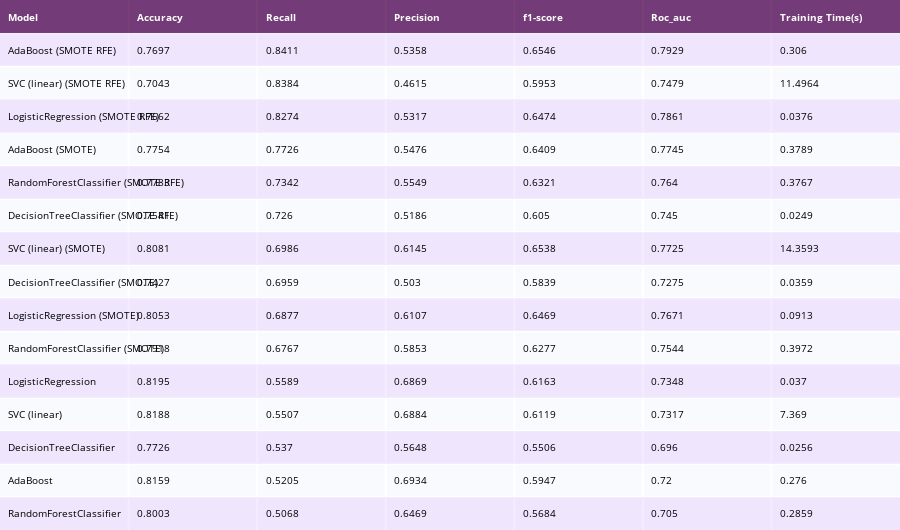

Source (notebook cell):
### Code cell
sorted_df = performances_df.sort_values(by=['Recall'], ascending=False)
colorscale = [[0, '#4d004c'],[.5, '#f2e5ff'],[1, '#ffffff']]

table = ff.create_table(np.round(sorted_df, 4), colorscale=colorscale)
table.layout.font.size = 10

# for i in range(len(table.layout.annotations)):
#     if i == 0:
#         table.layout.annotations[i].font.size = 10
#     else:
#         table.layout.annotations[i].align = 'left'
plotly_py.iplot(table)

### Figure 1 — Plotly figure (JSON) as saved in the notebook; plotly's stock layout.template omitted (floating-point values rounded to 4 significant figures)
{"data": [{"colorscale": [[0, "#4d004c"], [0.5, "#f2e5ff"], [1, "#ffffff"]], "hoverinfo": "none", "opacity": 0.75, "showscale": false, "type": "heatmap", "z": [[0, 0, 0, 0, 0, 0, 0], [0.5, 0.5, 0.5, 0.5, 0.5, 0.5, 0.5], [1, 1, 1, 1, 1, 1, 1], [0.5, 0.5, 0.5, 0.5, 0.5, 0.5, 0.5], [1, 1, 1, 1, 1, 1, 1], [0.5, 0.5, 0.5, 0.5, 0.5, 0.5, 0.5], [1, 1, 1, 1, 1, 1, 1], [0.5, 0.5, 0.5, 0.5, 0.5, 0.5, 0.5], [1, 1, 1, 1, 1, 1, 1], [0.5, 0.5, 0.5, 0.5, 0.5, 0.5, 0.5], [1, 1, 1, 1, 1, 1, 1], [0.5, 0.5, 0.5, 0.5, 0.5, 0.5, 0.5], [1, 1, 1, 1, 1, 1, 1], [0.5, 0.5, 0.5, 0.5, 0.5, 0.5, 0.5], [1, 1, 1, 1, 1, 1, 1], [0.5, 0.5, 0.5, 0.5, 0.5, 0.5, 0.5]]}], "layout": {"annotations": [{"align": "left", "font": {"color": "#ffffff"}, "showarrow": false, "text": "<b>Model</b>", "x": -0.45, "xanchor": "left", "xref": "x", "y": 0, "yref": "y"}, {"align": "left", "font": {"color": "#ffffff"}, "showarrow": false, "text": "<b>Accuracy</b>", "x": 0.55, "xanchor": "left", "xref": "x", "y": 0, "yref": "y"}, {"align": "left", "font": {"color": "#ffffff"}, "showarrow": false, "text": "<b>Recall</b>", "x": 1.55, "xanchor": "left", "xref": "x", "y": 0, "yref": "y"}, {"align": "left", "font": {"color": "#ffffff"}, "showarrow": false, "text": "<b>Precision</b>", "x": 2.55, "xanchor": "left", "xref": "x", "y": 0, "yref": "y"}, {"align": "left", "font": {"color": "#ffffff"}, "showarrow": false, "text": "<b>f1-score</b>", "x": 3.55, "xanchor": "left", "xref": "x", "y": 0, "yref": "y"}, {"align": "left", "font": {"color": "#ffffff"}, "showarrow": false, "text": "<b>Roc_auc</b>", "x": 4.55, "xanchor": "left", "xref": "x", "y": 0, "yref": "y"}, {"align": "left", "font": {"color": "#ffffff"}, "showarrow": false, "text": "<b>Training Time(s)</b>", "x": 5.55, "xanchor": "left", "xref": "x", "y": 0, "yref": "y"}, {"align": "left", "font": {"color": "#000000"}, "showarrow": false, "text": "AdaBoost (SMOTE RFE)", "x": -0.45, "xanchor": "left", "xref": "x", "y": 1, "yref": "y"}, {"align": "left", "font": {"color": "#000000"}, "showarrow": false, "text": "0.7697", "x": 0.55, "xanchor": "left", "xref": "x", "y": 1, "yref": "y"}, {"align": "left", "font": {"color": "#000000"}, "showarrow": false, "text": "0.8411", "x": 1.55, "xanchor": "left", "xref": "x", "y": 1, "yref": "y"}, {"align": "left", "font": {"color": "#000000"}, "showarrow": false, "text": "0.5358", "x": 2.55, "xanchor": "left", "xref": "x", "y": 1, "yref": "y"}, {"align": "left", "font": {"color": "#000000"}, "showarrow": false, "text": "0.6546", "x": 3.55, "xanchor": "left", "xref": "x", "y": 1, "yref": "y"}, {"align": "left", "font": {"color": "#000000"}, "showarrow": false, "text": "0.7929", "x": 4.55, "xanchor": "left", "xref": "x", "y": 1, "yref": "y"}, {"align": "left", "font": {"color": "#000000"}, "showarrow": false, "text": "0.306", "x": 5.55, "xanchor": "left", "xref": "x", "y": 1, "yref": "y"}, {"align": "left", "font": {"color": "#000000"}, "showarrow": false, "text": "SVC (linear) (SMOTE RFE)", "x": -0.45, "xanchor": "left", "xref": "x", "y": 2, "yref": "y"}, {"align": "left", "font": {"color": "#000000"}, "showarrow": false, "text": "0.7043", "x": 0.55, "xanchor": "left", "xref": "x", "y": 2, "yref": "y"}, {"align": "left", "font": {"color": "#000000"}, "showarrow": false, "text": "0.8384", "x": 1.55, "xanchor": "left", "xref": "x", "y": 2, "yref": "y"}, {"align": "left", "font": {"color": "#000000"}, "showarrow": false, "text": "0.4615", "x": 2.55, "xanchor": "left", "xref": "x", "y": 2, "yref": "y"}, {"align": "left", "font": {"color": "#000000"}, "showarrow": false, "text": "0.5953", "x": 3.55, "xanchor": "left", "xref": "x", "y": 2, "yref": "y"}, {"align": "left", "font": {"color": "#000000"}, "showarrow": false, "text": "0.7479", "x": 4.55, "xanchor": "left", "xref": "x", "y": 2, "yref": "y"}, {"align": "left", "font": {"color": "#000000"}, "showarrow": false, "text": "11.4964", "x": 5.55, "xanchor": "left", "xref": "x", "y": 2, "yref": "y"}, {"align": "left", "font": {"color": "#000000"}, "showarrow": false, "text": "LogisticRegression (SMOTE RFE)", "x": -0.45, "xanchor": "left", "xref": "x", "y": 3, "yref": "y"}, {"align": "left", "font": {"color": "#000000"}, "showarrow": false, "text": "0.7662", "x": 0.55, "xanchor": "left", "xref": "x", "y": 3, "yref": "y"}, {"align": "left", "font": {"color": "#000000"}, "showarrow": false, "text": "0.8274", "x": 1.55, "xanchor": "left", "xref": "x", "y": 3, "yref": "y"}, {"align": "left", "font": {"color": "#000000"}, "showarrow": false, "text": "0.5317", "x": 2.55, "xanchor": "left", "xref": "x", "y": 3, "yref": "y"}, {"align": "left", "font": {"color": "#000000"}, "showarrow": false, "text": "0.6474", "x": 3.55, "xanchor": "left", "xref": "x", "y": 3, "yref": "y"}, {"align": "left", "font": {"color": "#000000"}, "showarrow": false, "text": "0.7861", "x": 4.55, "xanchor": "left", "xref": "x", "y": 3, "yref": "y"}, {"align": "left", "font": {"color": "#000000"}, "showarrow": false, "text": "0.0376", "x": 5.55, "xanchor": "left", "xref": "x", "y": 3, "yref": "y"}, {"align": "left", "font": {"color": "#000000"}, "showarrow": false, "text": "AdaBoost (SMOTE)", "x": -0.45, "xanchor": "left", "xref": "x", "y": 4, "yref": "y"}, {"align": "left", "font": {"color": "#000000"}, "showarrow": false, "text": "0.7754", "x": 0.55, "xanchor": "left", "xref": "x", "y": 4, "yref": "y"}, {"align": "left", "font": {"color": "#000000"}, "showarrow": false, "text": "0.7726", "x": 1.55, "xanchor": "left", "xref": "x", "y": 4, "yref": "y"}, {"align": "left", "font": {"color": "#000000"}, "showarrow": false, "text": "0.5476", "x": 2.55, "xanchor": "left", "xref": "x", "y": 4, "yref": "y"}, {"align": "left", "font": {"color": "#000000"}, "showarrow": false, "text": "0.6409", "x": 3.55, "xanchor": "left", "xref": "x", "y": 4, "yref": "y"}, {"align": "left", "font": {"color": "#000000"}, "showarrow": false, "text": "0.7745", "x": 4.55, "xanchor": "left", "xref": "x", "y": 4, "yref": "y"}, {"align": "left", "font": {"color": "#000000"}, "showarrow": false, "text": "0.3789", "x": 5.55, "xanchor": "left", "xref": "x", "y": 4, "yref": "y"}, {"align": "left", "font": {"color": "#000000"}, "showarrow": false, "text": "RandomForestClassifier (SMOTE RFE)", "x": -0.45, "xanchor": "left", "xref": "x", "y": 5, "yref": "y"}, {"align": "left", "font": {"color": "#000000"}, "showarrow": false, "text": "0.7783", "x": 0.55, "xanchor": "left", "xref": "x", "y": 5, "yref": "y"}, {"align": "left", "font": {"color": "#000000"}, "showarrow": false, "text": "0.7342", "x": 1.55, "xanchor": "left", "xref": "x", "y": 5, "yref": "y"}, {"align": "left", "font": {"color": "#000000"}, "showarrow": false, "text": "0.5549", "x": 2.55, "xanchor": "left", "xref": "x", "y": 5, "yref": "y"}, {"align": "left", "font": {"color": "#000000"}, "showarrow": false, "text": "0.6321", "x": 3.55, "xanchor": "left", "xref": "x", "y": 5, "yref": "y"}, {"align": "left", "font": {"color": "#000000"}, "showarrow": false, "text": "0.764", "x": 4.55, "xanchor": "left", "xref": "x", "y": 5, "yref": "y"}, {"align": "left", "font": {"color": "#000000"}, "showarrow": false, "text": "0.3767", "x": 5.55, "xanchor": "left", "xref": "x", "y": 5, "yref": "y"}, {"align": "left", "font": {"color": "#000000"}, "showarrow": false, "text": "DecisionTreeClassifier (SMOTE RFE)", "x": -0.45, "xanchor": "left", "xref": "x", "y": 6, "yref": "y"}, {"align": "left", "font": {"color": "#000000"}, "showarrow": false, "text": "0.7541", "x": 0.55, "xanchor": "left", "xref": "x", "y": 6, "yref": "y"}, {"align": "left", "font": {"color": "#000000"}, "showarrow": false, "text": "0.726", "x": 1.55, "xanchor": "left", "xref": "x", "y": 6, "yref": "y"}, {"align": "left", "font": {"color": "#000000"}, "showarrow": false, "text": "0.5186", "x": 2.55, "xanchor": "left", "xref": "x", "y": 6, "yref": "y"}, {"align": "left", "font": {"color": "#000000"}, "showarrow": false, "text": "0.605", "x": 3.55, "xanchor": "left", "xref": "x", "y": 6, "yref": "y"}, {"align": "left", "font": {"color": "#000000"}, "showarrow": false, "text": "0.745", "x": 4.55, "xanchor": "left", "xref": "x", "y": 6, "yref": "y"}, {"align": "left", "font": {"color": "#000000"}, "showarrow": false, "text": "0.0249", "x": 5.55, "xanchor": "left", "xref": "x", "y": 6, "yref": "y"}, {"align": "left", "font": {"color": "#000000"}, "showarrow": false, "text": "SVC (linear) (SMOTE)", "x": -0.45, "xanchor": "left", "xref": "x", "y": 7, "yref": "y"}, {"align": "left", "font": {"color": "#000000"}, "showarrow": false, "text": "0.8081", "x": 0.55, "xanchor": "left", "xref": "x", "y": 7, "yref": "y"}, {"align": "left", "font": {"color": "#000000"}, "showarrow": false, "text": "0.6986", "x": 1.55, "xanchor": "left", "xref": "x", "y": 7, "yref": "y"}, {"align": "left", "font": {"color": "#000000"}, "showarrow": false, "text": "0.6145", "x": 2.55, "xanchor": "left", "xref": "x", "y": 7, "yref": "y"}, {"align": "left", "font": {"color": "#000000"}, "showarrow": false, "text": "0.6538", "x": 3.55, "xanchor": "left", "xref": "x", "y": 7, "yref": "y"}, {"align": "left", "font": {"color": "#000000"}, "showarrow": false, "text": "0.7725", "x": 4.55, "xanchor": "left", "xref": "x", "y": 7, "yref": "y"}, {"align": "left", "font": {"color": "#000000"}, "showarrow": false, "text": "14.3593", "x": 5.55, "xanchor": "left", "xref": "x", "y": 7, "yref": "y"}, {"align": "left", "font": {"color": "#000000"}, "showarrow": false, "text": "DecisionTreeClassifier (SMOTE)", "x": -0.45, "xanchor": "left", "xref": "x", "y": 8, "yref": "y"}, {"align": "left", "font": {"color": "#000000"}, "showarrow": false, "text": "0.7427", "x": 0.55, "xanchor": "left", "xref": "x", "y": 8, "yref": "y"}, {"align": "left", "font": {"color": "#000000"}, "showarrow": false, "text": "0.6959", "x": 1.55, "xanchor": "left", "xref": "x", "y": 8, "yref": "y"}, {"align": "left", "font": {"color": "#000000"}, "showarrow": false, "text": "0.503", "x": 2.55, "xanchor": "left", "xref": "x", "y": 8, "yref": "y"}, {"align": "left", "font": {"color": "#000000"}, "showarrow": false, "text": "0.5839", "x": 3.55, "xanchor": "left", "xref": "x", "y": 8, "yref": "y"}, {"align": "left", "font": {"color": "#000000"}, "showarrow": false, "text": "0.7275", "x": 4.55, "xanchor": "left", "xref": "x", "y": 8, "yref": "y"}, {"align": "left", "font": {"color": "#000000"}, "showarrow": false, "text": "0.0359", "x": 5.55, "xanchor": "left", "xref": "x", "y": 8, "yref": "y"}, {"align": "left", "font": {"color": "#000000"}, "showarrow": false, "text": "LogisticRegression (SMOTE)", "x": -0.45, "xanchor": "left", "xref": "x", "y": 9, "yref": "y"}, {"align": "left", "font": {"color": "#000000"}, "showarrow": false, "text": "0.8053", "x": 0.55, "xanchor": "left", "xref": "x", "y": 9, "yref": "y"}, {"align": "left", "font": {"color": "#000000"}, "showarrow": false, "text": "0.6877", "x": 1.55, "xanchor": "left", "xref": "x", "y": 9, "yref": "y"}, {"align": "left", "font": {"color": "#000000"}, "showarrow": false, "text": "0.6107", "x": 2.55, "xanchor": "left", "xref": "x", "y": 9, "yref": "y"}, {"align": "left", "font": {"color": "#000000"}, "showarrow": false, "text": "0.6469", "x": 3.55, "xanchor": "left", "xref": "x", "y": 9, "yref": "y"}, {"align": "left", "font": {"color": "#000000"}, "showarrow": false, "text": "0.7671", "x": 4.55, "xanchor": "left", "xref": "x", "y": 9, "yref": "y"}, {"align": "left", "font": {"color": "#000000"}, "showarrow": false, "text": "0.0913", "x": 5.55, "xanchor": "left", "xref": "x", "y": 9, "yref": "y"}, {"align": "left", "font": {"color": "#000000"}, "showarrow": false, "text": "RandomForestClassifier (SMOTE)", "x": -0.45, "xanchor": "left", "xref": "x", "y": 10, "yref": "y"}, {"align": "left", "font": {"color": "#000000"}, "showarrow": false, "text": "0.7918", "x": 0.55, "xanchor": "left", "xref": "x", "y": 10, "yref": "y"}, {"align": "left", "font": {"color": "#000000"}, "showarrow": false, "text": "0.6767", "x": 1.55, "xanchor": "left", "xref": "x", "y": 10, "yref": "y"}, {"align": "left", "font": {"color": "#000000"}, "showarrow": false, "text": "0.5853", "x": 2.55, "xanchor": "left", "xref": "x", "y": 10, "yref": "y"}, {"align": "left", "font": {"color": "#000000"}, "showarrow": false, "text": "0.6277", "x": 3.55, "xanchor": "left", "xref": "x", "y": 10, "yref": "y"}, {"align": "left", "font": {"color": "#000000"}, "showarrow": false, "text": "0.7544", "x": 4.55, "xanchor": "left", "xref": "x", "y": 10, "yref": "y"}, {"align": "left", "font": {"color": "#000000"}, "showarrow": false, "text": "0.3972", "x": 5.55, "xanchor": "left", "xref": "x", "y": 10, "yref": "y"}, {"align": "left", "font": {"color": "#000000"}, "showarrow": false, "text": "LogisticRegression", "x": -0.45, "xanchor": "left", "xref": "x", "y": 11, "yref": "y"}, {"align": "left", "font": {"color": "#000000"}, "showarrow": false, "text": "0.8195", "x": 0.55, "xanchor": "left", "xref": "x", "y": 11, "yref": "y"}, {"align": "left", "font": {"color": "#000000"}, "showarrow": false, "text": "0.5589", "x": 1.55, "xanchor": "left", "xref": "x", "y": 11, "yref": "y"}, {"align": "left", "font": {"color": "#000000"}, "showarrow": false, "text": "0.6869", "x": 2.55, "xanchor": "left", "xref": "x", "y": 11, "yref": "y"}, {"align": "left", "font": {"color": "#000000"}, "showarrow": false, "text": "0.6163", "x": 3.55, "xanchor": "left", "xref": "x", "y": 11, "yref": "y"}, {"align": "left", "font": {"color": "#000000"}, "showarrow": false, "text": "0.7348", "x": 4.55, "xanchor": "left", "xref": "x", "y": 11, "yref": "y"}, {"align": "left", "font": {"color": "#000000"}, "showarrow": false, "text": "0.037", "x": 5.55, "xanchor": "left", "xref": "x", "y": 11, "yref": "y"}, {"align": "left", "font": {"color": "#000000"}, "showarrow": false, "text": "SVC (linear)", "x": -0.45, "xanchor": "left", "xref": "x", "y": 12, "yref": "y"}, {"align": "left", "font": {"color": "#000000"}, "showarrow": false, "text": "0.8188", "x": 0.55, "xanchor": "left", "xref": "x", "y": 12, "yref": "y"}, {"align": "left", "font": {"color": "#000000"}, "showarrow": false, "text": "0.5507", "x": 1.55, "xanchor": "left", "xref": "x", "y": 12, "yref": "y"}, {"align": "left", "font": {"color": "#000000"}, "showarrow": false, "text": "0.6884", "x": 2.55, "xanchor": "left", "xref": "x", "y": 12, "yref": "y"}, {"align": "left", "font": {"color": "#000000"}, "showarrow": false, "text": "0.6119", "x": 3.55, "xanchor": "left", "xref": "x", "y": 12, "yref": "y"}, {"align": "left", "font": {"color": "#000000"}, "showarrow": false, "text": "0.7317", "x": 4.55, "xanchor": "left", "xref": "x", "y": 12, "yref": "y"}, {"align": "left", "font": {"color": "#000000"}, "showarrow": false, "text": "7.369", "x": 5.55, "xanchor": "left", "xref": "x", "y": 12, "yref": "y"}, {"align": "left", "font": {"color": "#000000"}, "showarrow": false, "text": "DecisionTreeClassifier", "x": -0.45, "xanchor": "left", "xref": "x", "y": 13, "yref": "y"}, {"align": "left", "font": {"color": "#000000"}, "showarrow": false, "text": "0.7726", "x": 0.55, "xanchor": "left", "xref": "x", "y": 13, "yref": "y"}, {"align": "left", "font": {"color": "#000000"}, "showarrow": false, "text": "0.537", "x": 1.55, "xanchor": "left", "xref": "x", "y": 13, "yref": "y"}, {"align": "left", "font": {"color": "#000000"}, "showarrow": false, "text": "0.5648", "x": 2.55, "xanchor": "left", "xref": "x", "y": 13, "yref": "y"}, {"align": "left", "font": {"color": "#000000"}, "showarrow": false, "text": "0.5506", "x": 3.55, "xanchor": "left", "xref": "x", "y": 13, "yref": "y"}, {"align": "left", "font": {"color": "#000000"}, "showarrow": false, "text": "0.696", "x": 4.55, "xanchor": "left", "xref": "x", "y": 13, "yref": "y"}, {"align": "left", "font": {"color": "#000000"}, "showarrow": false, "text": "0.0256", "x": 5.55, "xanchor": "left", "xref": "x", "y": 13, "yref": "y"}, {"align": "left", "font": {"color": "#000000"}, "showarrow": false, "text": "AdaBoost", "x": -0.45, "xanchor": "left", "xref": "x", "y": 14, "yref": "y"}, {"align": "left", "font": {"color": "#000000"}, "showarrow": false, "text": "0.8159", "x": 0.55, "xanchor": "left", "xref": "x", "y": 14, "yref": "y"}, {"align": "left", "font": {"color": "#000000"}, "showarrow": false, "text": "0.5205", "x": 1.55, "xanchor": "left", "xref": "x", "y": 14, "yref": "y"}, {"align": "left", "font": {"color": "#000000"}, "showarrow": false, "text": "0.6934", "x": 2.55, "xanchor": "left", "xref": "x", "y": 14, "yref": "y"}, {"align": "left", "font": {"color": "#000000"}, "showarrow": false, "text": "0.5947", "x": 3.55, "xanchor": "left", "xref": "x", "y": 14, "yref": "y"}, {"align": "left", "font": {"color": "#000000"}, "showarrow": false, "text": "0.72", "x": 4.55, "xanchor": "left", "xref": "x", "y": 14, "yref": "y"}, {"align": "left", "font": {"color": "#000000"}, "showarrow": false, "text": "0.276", "x": 5.55, "xanchor": "left", "xref": "x", "y": 14, "yref": "y"}, {"align": "left", "font": {"color": "#000000"}, "showarrow": false, "text": "RandomForestClassifier", "x": -0.45, "xanchor": "left", "xref": "x", "y": 15, "yref": "y"}, {"align": "left", "font": {"color": "#000000"}, "showarrow": false, "text": "0.8003", "x": 0.55, "xanchor": "left", "xref": "x", "y": 15, "yref": "y"}, {"align": "left", "font": {"color": "#000000"}, "showarrow": false, "text": "0.5068", "x": 1.55, "xanchor": "left", "xref": "x", "y": 15, "yref": "y"}, {"align": "left", "font": {"color": "#000000"}, "showarrow": false, "text": "0.6469", "x": 2.55, "xanchor": "left", "xref": "x", "y": 15, "yref": "y"}, {"align": "left", "font": {"color": "#000000"}, "showarrow": false, "text": "0.5684", "x": 3.55, "xanchor": "left", "xref": "x", "y": 15, "yref": "y"}, {"align": "left", "font": {"color": "#000000"}, "showarrow": false, "text": "0.705", "x": 4.55, "xanchor": "left", "xref": "x", "y": 15, "yref": "y"}, {"align": "left", "font": {"color": "#000000"}, "showarrow": false, "text": "0.2859", "x": 5.55, "xanchor": "left", "xref": "x", "y": 15, "yref": "y"}], "font": {"size": 10}, "height": 530, "margin": {"b": 0, "l": 0, "r": 0, "t": 0}, "xaxis": {"dtick": 1, "gridwidth": 2, "showticklabels": false, "tick0": -0.5, "ticks": "", "zeroline": false}, "yaxis": {"autorange": "reversed", "dtick": 1, "gridwidth": 2, "showticklabels": false, "tick0": 0.5, "ticks": "", "zeroline": false}}}
